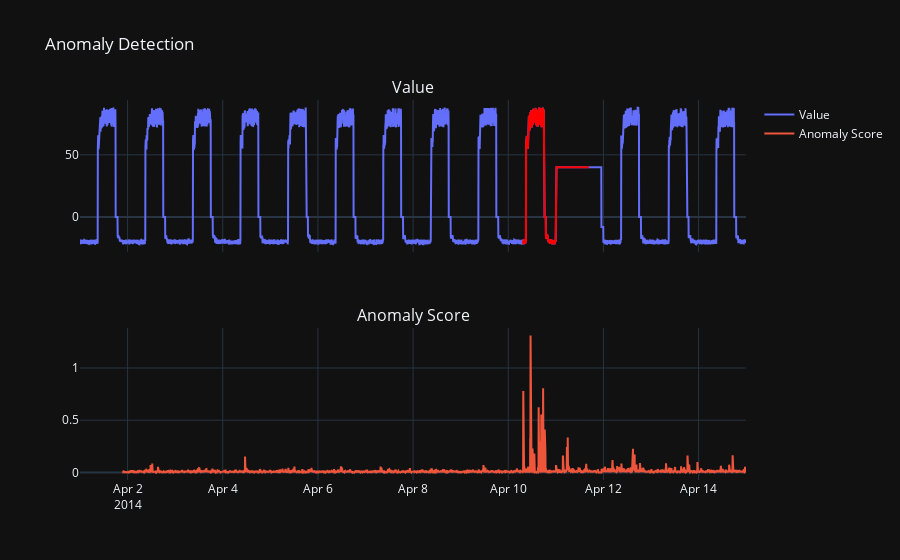

Write notebook code for a chart like this one.
### Code cell
anomaly_detection("artificialWithAnomaly/art_daily_flatmiddle.csv", irritate=True)

### Figure 1 — Plotly figure (JSON) as saved in the notebook; plotly's stock layout.template omitted (floating-point values rounded to 4 significant figures; data arrays with more than 128 entries replaced by an {"elided": "..."} marker saying what was removed)
{"data": [{"mode": "lines", "name": "Value", "type": "scatter", "x": {"elided": "4032 str values"}, "xaxis": "x", "y": {"elided": "4032 float values"}, "yaxis": "y"}, {"mode": "lines", "name": "Anomaly Score", "type": "scatter", "x": {"elided": "3776 str values"}, "xaxis": "x2", "y": {"elided": "3776 float values"}, "yaxis": "y2"}, {"marker": {"color": "red"}, "mode": "lines", "showlegend": false, "type": "scatter", "x": {"elided": "403 str values"}, "xaxis": "x", "y": {"elided": "403 float values"}, "yaxis": "y"}], "layout": {"annotations": [{"font": {"size": 16}, "showarrow": false, "text": "Value", "x": 0.5, "xanchor": "center", "xref": "paper", "y": 1, "yanchor": "bottom", "yref": "paper"}, {"font": {"size": 16}, "showarrow": false, "text": "Anomaly Score", "x": 0.5, "xanchor": "center", "xref": "paper", "y": 0.4, "yanchor": "bottom", "yref": "paper"}], "title": {"text": "Anomaly Detection"}, "xaxis": {"anchor": "y", "domain": [0, 1], "matches": "x2", "showticklabels": false}, "xaxis2": {"anchor": "y2", "domain": [0, 1]}, "yaxis": {"anchor": "x", "domain": [0.6, 1]}, "yaxis2": {"anchor": "x2", "domain": [0, 0.4]}}}
